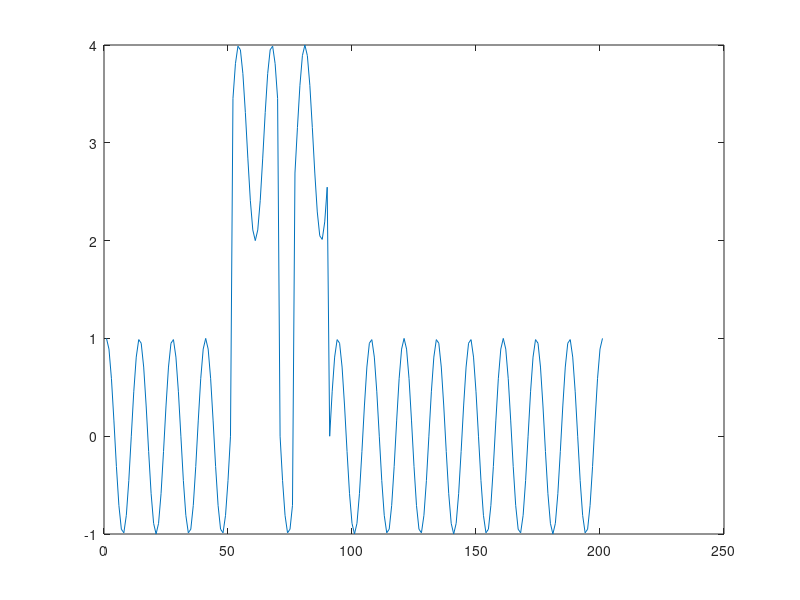

This chart was generated by the following MATLAB code: (Note: this script raises an error after producing the figure.)
for i= 0:20
    x(i+1) = cos (3*pi*i/20);
end
plot(x)

clear all
for i= 0:20
    x(i+1) = cos(3*pi*i/20);
    if(i>5 & i<= 12 & i~=8)
        x(i+1) = x(i+1)+1;
    end 
end 
        plot(x)


clear all
for i = 0:1000
    w = (i-500)* pi/500;
    H(i+1) = 1/(1-0.5* exp(j*w));
end
plot (abs(H));
plot(angle(H));
plot(abs(ifft(H))); 
plot(real(H));
plot(imag(H));


clear all
clf
H2 = [ones(1,21) zeros(1,87) ones(1,20)];
h2 = abs(ifft(H2));
k2 = 0:127;
H3 = [ones(1,41) zeros(1,175) ones(1,40)];
h3 = abs(ifft(H3));
k3 = 0:255;
plot(H2)
plot(k2,h2);
plot(k3,h3);

clear all
clf
x =[1,2,-1,4,6];
B = [1,0,0,0,1
     0,1,1,1,2
     3,2,2,1,5
     0,0,1,.1,1
     1,0,2,0,2];
x*B
inv(B)
B'
inv(B)*B
y = [1,0,2,1,2];
%y*x
y' * x
max(x)
min(x)
size(x)
length(x)
sum(x)


for i= 0:200
    x(i+1) = cos (3*pi*i/20);
    if(i>50 & i< 90 & i~=[70,71,72,73,74,75])
        x(i+1) = x(i+1)+ 3;
    end
end
plot(x)



for i = 1:50 
    for j = 1:50
         A(i,j) = 1/ abs(i-j) 
         if(i==j)
           A(i,j) = 0
           [x,y] = eig (A)
         end
    end
end
figure(1)
mesh(A)
figure(2)
contour(A)
figure(3)
mesh(abs(fft2(A)))
inv(A)
det(A)
figure(4)



